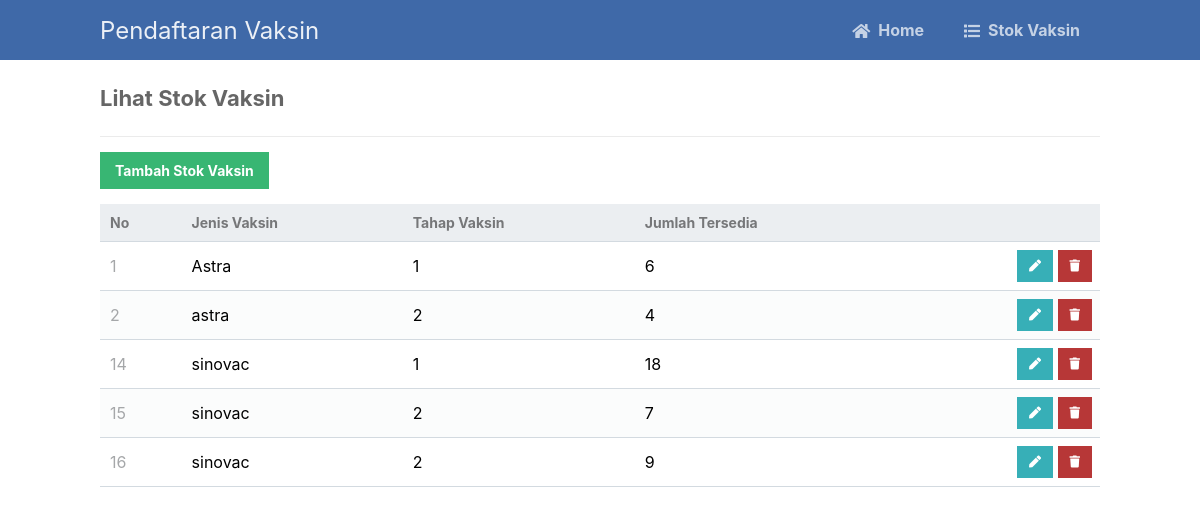
The page /stok_vaksin/read.php on the database its author committed.
### tables this page shows
CREATE TABLE `stok_vaksin` (
  `id` int(3) NOT NULL,
  `jenis_vaksin` varchar(50) NOT NULL,
  `tahap_vaksin` varchar(3) NOT NULL,
  `jumlah_tersedia` varchar(20) NOT NULL
);

### stok_vaksin/read.php (the view, shortened to what this page needs)
<?php
include 'functions.php';
$pdo = pdo_connect_mysql();
$page = isset($_GET['page']) && is_numeric($_GET['page']) ? (int)$_GET['page'] : 1;
$records_per_page = 5;
$stmt = $pdo->prepare('SELECT * FROM stok_vaksin ORDER BY id LIMIT :current_page, :record_per_page');
$stmt->bindValue(':current_page', ($page-1)*$records_per_page, PDO::PARAM_INT);
$stmt->bindValue(':record_per_page', $records_per_page, PDO::PARAM_INT);
$stmt->execute();
$contacts = $stmt->fetchAll(PDO::FETCH_ASSOC);
?>
<?=template_header('Read')?>
<div class="content read">
	<h2>Lihat Stok Vaksin</h2>
	<a href="create.php" class="create-contact">Tambah Stok Vaksin</a>
	<table>
        <thead>
            <tr>
                <td>No</td>
                <td>Jenis Vaksin</td>
                <td>Tahap Vaksin</td>
                <td>Jumlah Tersedia</td>
                <td></td>
            </tr>
        </thead>
        <tbody>
            <?php foreach ($contacts as $contact): ?>
            <tr>
                <td><?=$contact['id']?></td>
                <td><?=$contact['jenis_vaksin']?></td>
                <td><?=$contact['tahap_vaksin']?></td>
                <td><?=$contact['jumlah_tersedia']?></td>
                <td class="actions">
                    <a href="update.php?id=<?=$contact['id']?>" class="edit"><i class="fas fa-pen fa-xs"></i></a>
                    <a href="delete.php?id=<?=$contact['id']?>" class="trash"><i class="fas fa-trash fa-xs"></i></a>
                </td>
            </tr>
            <?php endforeach; ?>
        </tbody>
    </table>
</div>
<?=template_footer()?>

### stok_vaksin/functions.php (shortened to what this page needs)
<?php
function template_header($title) {
echo <<<EOT
<!DOCTYPE html>
<html>
	<head>
		<meta charset="utf-8">
		<title>$title</title>
		<link href="style.css" rel="stylesheet" type="text/css">
		<link rel="stylesheet" href="https://use.fontawesome.com/releases/v5.7.1/css/all.css">
	</head>
	<body>
    <nav class="navtop">
    	<div>
    		<h1>Pendaftaran Vaksin</h1>
            <a href="../home.html"><i class="fas fa-home"></i>Home</a>
    		<a href="read.php"><i class="fas fa-list"></i>Stok Vaksin</a>
    	</div>
    </nav>
EOT;
}
function template_footer() {
echo <<<EOT
    </body>
</html>
EOT;
}
?>

### stok_vaksin/style.css (style rules this page uses)
* { box-sizing: border-box; font-family: -apple-system, BlinkMacSystemFont, "segoe ui", roboto, oxygen, ubuntu, cantarell, "fira sans", "droid sans", "helvetica neue", Arial, sans-serif; font-size: 16px; -webkit-font-smoothing: antialiased; -moz-osx-font-smoothing: grayscale; }
body { background-color: #FFFFFF; margin: 0; }
.navtop { background-color: #3f69a8; height: 60px; width: 100%; border: 0; }
.navtop div { display: flex; margin: 0 auto; width: 1000px; height: 100%; }
.navtop div h1, .navtop div a { display: inline-flex; align-items: center; }
.navtop div h1 { flex: 1; font-size: 24px; padding: 0; margin: 0; color: #ecf0f6; font-weight: normal; }
.navtop div a { padding: 0 20px; text-decoration: none; color: #c5d2e5; font-weight: bold; }
.navtop div a i { padding: 2px 8px 0 0; }
.content { width: 1000px; margin: 0 auto; }
.content h2 { margin: 0; padding: 25px 0; font-size: 22px; border-bottom: 1px solid #ebebeb; color: #666666; }
.read .create-contact { display: inline-block; text-decoration: none; background-color: #38b673; font-weight: bold; font-size: 14px; color: #FFFFFF; padding: 10px 15px; margin: 15px 0; }
.read table { width: 100%; padding-top: 30px; border-collapse: collapse; }
.read table thead { background-color: #ebeef1; border-bottom: 1px solid #d3dae0; }
.read table thead td { padding: 10px; font-weight: bold; color: #767779; font-size: 14px; }
.read table tbody tr { border-bottom: 1px solid #d3dae0; }
.read table tbody tr:nth-child(even) { background-color: #fbfcfc; }
.read table tbody tr td { padding: 10px; }
.read table tbody tr td:nth-child(1) { color: #a5a7a9; }
.read table tbody tr td.actions { padding: 8px; text-align: right; }
.read table tbody tr td.actions .edit, .read table tbody tr td.actions .trash { display: inline-flex; text-align: right; text-decoration: none; color: #FFFFFF; padding: 10px 12px; }
.read table tbody tr td.actions .trash { background-color: #b73737; }
.read table tbody tr td.actions .edit { background-color: #37afb7; }

### rows shown on the page
stok_vaksin: id "1", jenis_vaksin "Astra", tahap_vaksin "1", jumlah_tersedia "6"
stok_vaksin: id "2", jenis_vaksin "astra", tahap_vaksin "2", jumlah_tersedia "4"
stok_vaksin: id "14", jenis_vaksin "sinovac", tahap_vaksin "1", jumlah_tersedia "18"
stok_vaksin: id "15", jenis_vaksin "sinovac", tahap_vaksin "2", jumlah_tersedia "7"
stok_vaksin: id "16", jenis_vaksin "sinovac", tahap_vaksin "2", jumlah_tersedia "9"
